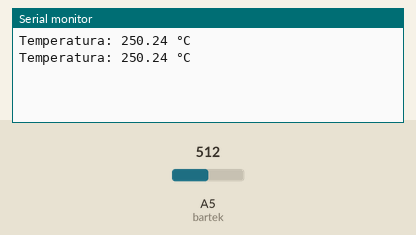
Simulated run of this sketch. Board: Arduino Uno, built with avr-gcc and run on an emulated ATmega328P. Parts: the last lines printed to the serial monitor. The test bench sets the inputs (shaded band); at power-on: A5 (bartek) = 512.

Above: at 1.8 s.
1.9 s: A5 (bartek) set to 716
At 2.6 s:
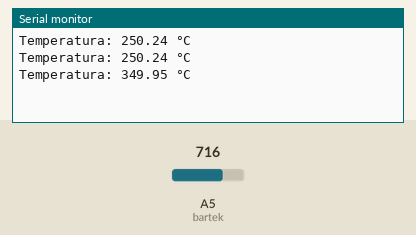
3.4 s: A5 (bartek) set to 900
At 4.8 s:
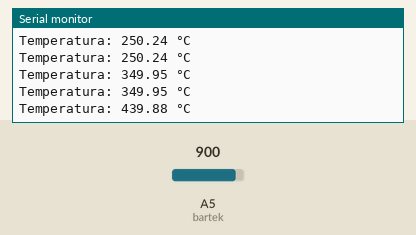
Timing chart, 0 to 6.4 s (numbered marks = the images above; inputs shaded):
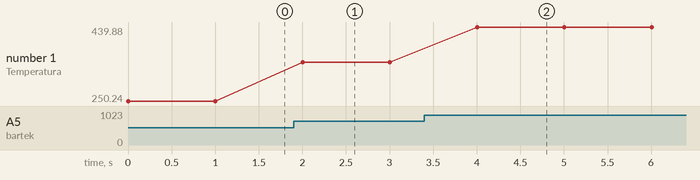

Measured:
- after the input at 1.9 s, the serial monitor: prints a new line after 0.10 s (image 1)
- after the input at 3.4 s, the serial monitor: prints a new line after 0.60 s (image 2)
- plotted number 1: 250.24 → 349.95 after the input at 1.9 s, 349.95 → 439.88 after the input at 3.4 s

The sketch:

code.ino
```cpp
const int bartek = A5;

void setup() {
  Serial.begin(9600);
}

void loop() {
  int reading = analogRead(bartek);
  float voltage = reading * 5.0 / 1023.0;
  float temperature = voltage * 100.0;

  Serial.print("Temperatura: ");
  Serial.print(temperature);
  Serial.println(" °C");

  delay(1000);
}
```
